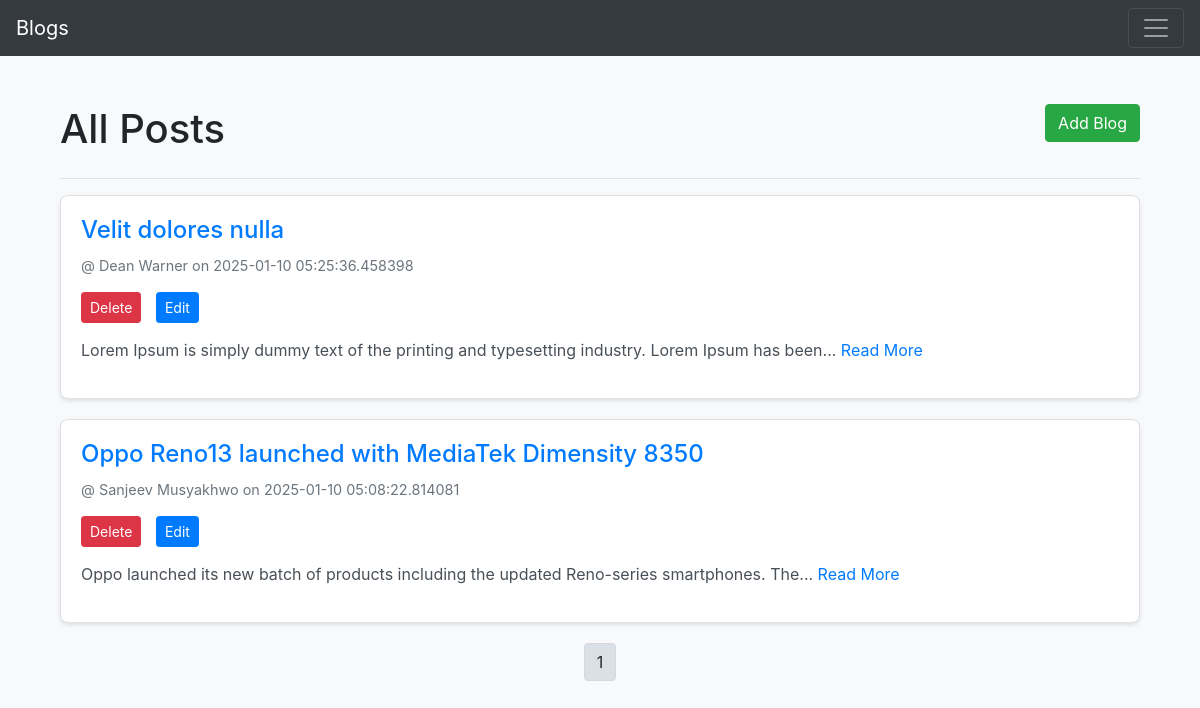
Before: / with the older database file.
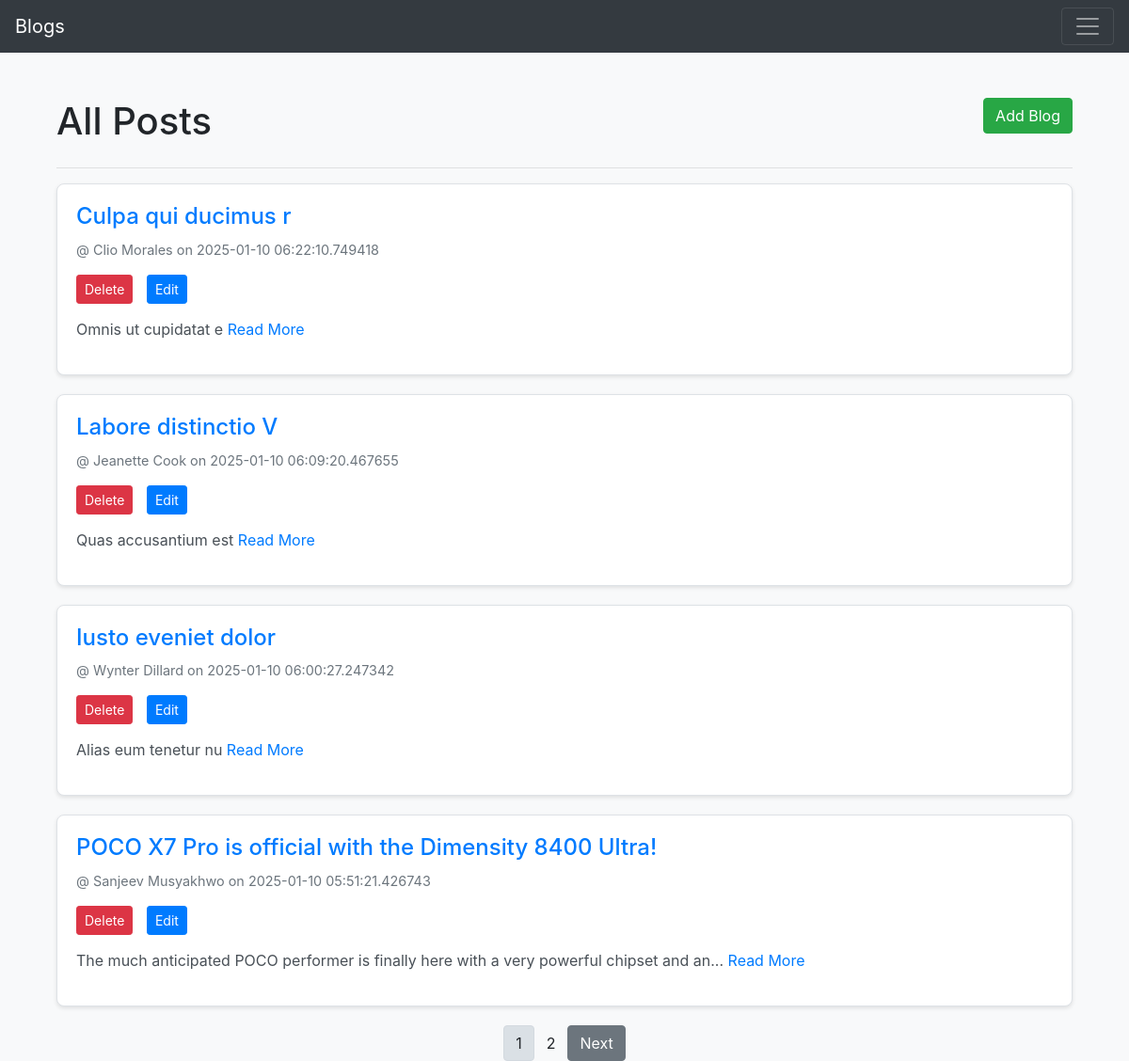
After: the same page with the newer database file.
### app.py (models this page shows, shortened)
class BlogPost(db.Model):
    id = db.Column(db.Integer, primary_key=True, nullable = False)
    title = db.Column(db.String(100), nullable=False)
    content = db.Column(db.Text, nullable=False)
    author = db.Column(db.String(25), default='N/A')
    date_posted = db.Column(db.DateTime, default=datetime.utcnow)

### app.py (the view)
@app.route('/', methods = ['GET','POST'])
def posts():
    if request.method == 'POST':
        post_title = request.form['title']
        post_content = request.form['content']
        post_author = request.form['author']
        create_post = BlogPost(title = post_title, content= post_content, author = post_author)
        db.session.add(create_post) # add data in db for current session
        db.session.commit()     # save permanently in file
        return redirect('/')
    else:
        page = request.args.get('page', 1, type=int)
        posts_per_page = 4
        all_posts = BlogPost.query.order_by(BlogPost.date_posted.desc()).paginate(page=page, per_page=posts_per_page)
        return render_template('posts.html',posts = all_posts)

### templates/posts.html (shortened to what this page needs)
{% extends 'base.html' %}  {% block body %}
<div class="container mt-5">
  <div class="d-flex justify-content-between align-items-center">
    <h1>All Posts</h1>
    <a class="btn btn-success" href="/posts/new">Add Blog</a>
  </div>
  <hr />
  {% for post in posts %}
  <div class="post-card">
    <h2> <a href="posts/detail/{{ post.id }}" target="_blank">{{ post.title }} </a></h2>
    <small>
      @ {% if post.author %} {{ post.author }} {% else %} N/A {% endif %} on {{
      post.date_posted }}
    </small>
    <div class="post-actions">
      <a class="btn btn-danger btn-sm" href="/posts/delete/{{ post.id }}"
        >Delete</a
      >
      <a class="btn btn-primary btn-sm" href="/posts/edit/{{ post.id }}"
        >Edit</a
      >
    </div>
    <p>
      {{ post.content|truncate(100) }}
      <a href="/posts/detail/{{post.id}}" class="text-primary">Read More</a>
    </p>
  </div>
  {% endfor %}
<div class="pagination d-flex justify-content-center">
    {% for page_num in range(1, posts.pages + 1) %}
        <a href="{{ url_for('posts', page=page_num) }}" class="btn btn-light {% if page_num == posts.page %}active{% endif %}">{{ page_num }}</a>
    {% endfor %}
    {% if posts.has_next %}
    <a href="{{ url_for('posts', page=posts.next_num) }}" class="btn btn-secondary">Next</a>
    {% endif %}
</div>
</div>
{% endblock %}

### templates/base.html (shortened to what this page needs)
<!DOCTYPE html>
<html lang="en">
<head>
    <link rel="stylesheet" href="https://stackpath.bootstrapcdn.com/bootstrap/4.3.1/css/bootstrap.min.css"
>
</head>
<body>
    <nav class="navbar navbar-dark bg-dark">
        <a class="navbar-brand" href="/">Blogs</a>
        <button class="navbar-toggler" type="button" data-toggle="collapse" data-target="#navbarsExample01"
            aria-controls="navbarsExample01" aria-expanded="false" aria-label="Toggle navigation">
            <span class="navbar-toggler-icon"></span>
        </button>
    </nav>
    <div class='container'>
        {% block body %}
        {% endblock %}
    </div>
</body>
</html>

### templates/posts.html (style rules this page uses)
body { background-color: #f8f9fa; }
.btn-success { margin-bottom: 20px; }
.post-card { border: 1px solid #dee2e6; border-radius: 8px; background-color: white; padding: 20px; margin-bottom: 20px; box-shadow: 0px 2px 4px rgba(0, 0, 0, 0.1); }
.post-card h2 { font-size: 1.5rem; color: #343a40; }
.post-card small { font-size: 0.9rem; color: #6c757d; }
.post-card p { margin-top: 15px; font-size: 1rem; color: #495057; }
.post-card a { margin-right: 10px; }
.post-actions { margin-top: 15px; }

Changed rows visible on the page:
removed BlogPost: title "Velit dolores nulla", author "Dean Warner", date_posted "2025-01-10 05:25:36.458398", content "Lorem Ipsum is simply dummy text of the printing and typesetting industry. Lorem Ipsum has been..."
no longer on this page (row edited): BlogPost: title "Oppo Reno13 launched with MediaTek Dimensity 8350", author "Sanjeev Musyakhwo", date_posted "2025-01-10 05:08:22.814081", content "Oppo launched its new batch of products including the updated Reno-series smartphones. The..."
added BlogPost: title "Culpa qui ducimus r", author "Clio Morales", date_posted "2025-01-10 06:22:10.749418", content "Omnis ut cupidatat e"
added BlogPost: title "Labore distinctio V", author "Jeanette Cook", date_posted "2025-01-10 06:09:20.467655", content "Quas accusantium est"
added BlogPost: title "Iusto eveniet dolor", author "Wynter Dillard", date_posted "2025-01-10 06:00:27.247342", content "Alias eum tenetur nu"
added BlogPost: title "POCO X7 Pro is official with the Dimensity 8400 Ultra!", author "Sanjeev Musyakhwo", date_posted "2025-01-10 05:51:21.426743", content "The much anticipated POCO performer is finally here with a very powerful chipset and an..."
Other visible differences:
new list line: "2"
text now shown: "Next"
